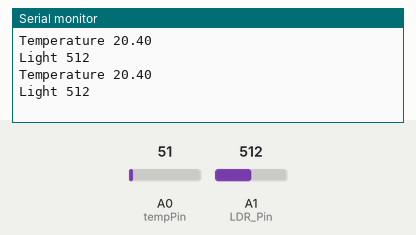
A sketch run on a simulated Arduino Uno, built with avr-gcc and run on an emulated ATmega328P. On the bench: the last lines printed to the serial monitor. The inputs (shaded band) are chosen by the test bench; at power-on: A0 (tempPin) = 51, A1 (LDR_Pin) = 512.

Above: at 1.8 s.
1.9 s: A0 (tempPin) set to 61
At 2.8 s:
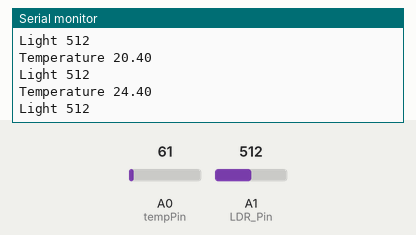
3.4 s: A1 (LDR_Pin) set to 716
At 4.7 s:
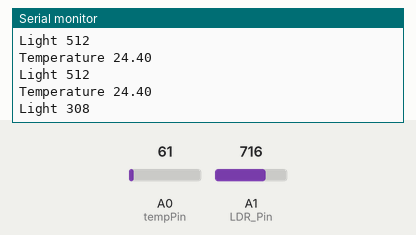
4.9 s: A0 (tempPin) set to 71
At 5.7 s:
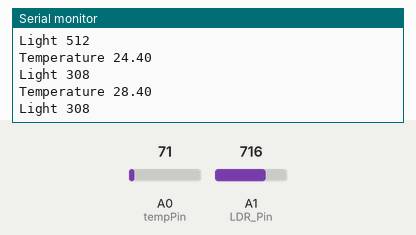
6.4 s: A1 (LDR_Pin) set to 900
At 7.8 s:
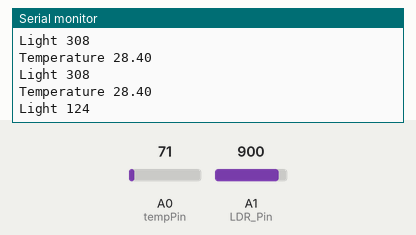
Timing chart, 0 to 8.9 s (numbered marks = the images above; inputs shaded):
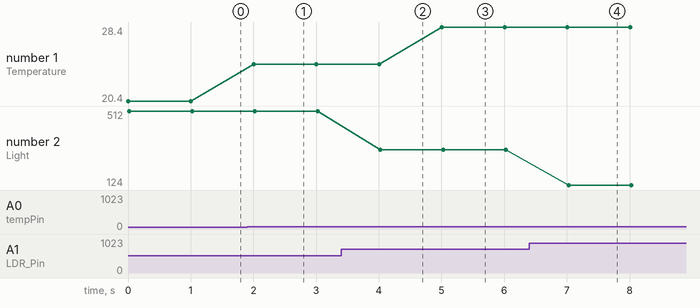

Measured:
- after the input at 1.9 s, the serial monitor: prints a new line after 0.10 s (image 1)
- after the input at 3.4 s, the serial monitor: prints a new line after 0.62 s (image 2)
- after the input at 4.9 s, the serial monitor: prints a new line after 0.11 s (image 3)
- after the input at 6.4 s, the serial monitor: prints a new line after 0.63 s (image 4)
- plotted number 1: 20.4 → 24.4 after the input at 1.9 s, 24.4 → 28.4 after the input at 4.9 s
- plotted number 2: 512 → 308 after the input at 3.4 s, 308 → 124 after the input at 6.4 s

The sketch:

Simple_Temp_LM35.ino
```cpp
float temp;
int tempPin = 0;
int LDR_Pin = A1; //analog pin 0

void setup()
{
  Serial.begin(9600);
}

void loop()
{
  // temp
  temp = analogRead(tempPin);
  //temp = temp * 0.48828125;
  temp = temp * 0.4;

  Serial.print("Temperature ");
  Serial.println(temp);

  // light
  int LDRReading = analogRead(LDR_Pin);
  Serial.print("Light ");
  Serial.println(1024 - LDRReading);

  delay(1000);
}
```
